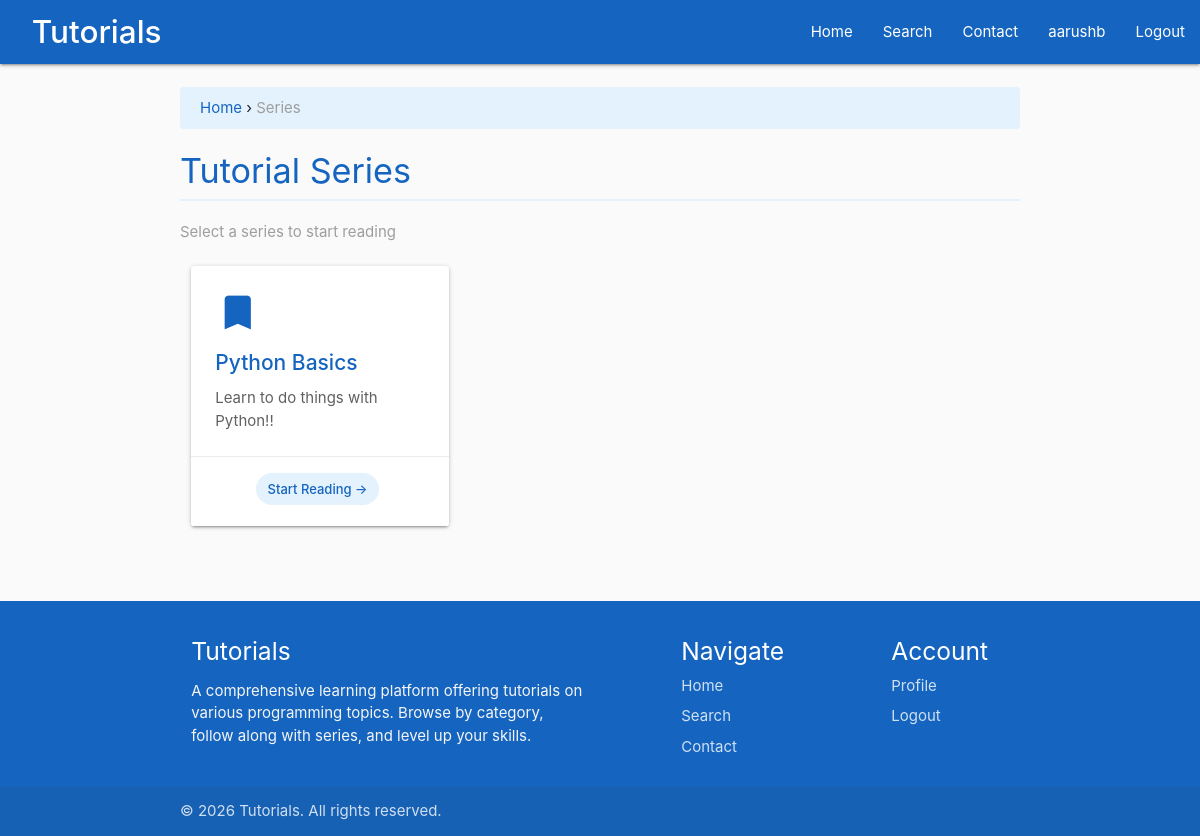
Page /Python-Fundamentals (signed in) on the committed database.
### main/models.py (models this page shows, shortened)
class TutorialSeries(models.Model):
	tutorial_series = models.CharField(max_length=200)
	tutorial_category = models.ForeignKey(TutorialCategory,
										  default=1,
										  verbose_name="Category",
										  on_delete=models.SET_DEFAULT)
	series_summary = models.CharField(max_length=200)
	class Meta:
		verbose_name_plural = "Series"

### main/views.py (the view, shortened to what this page needs)
# urls.py: path('<single_slug>', views.single_slug, name='single_slug'),
def single_slug(request, single_slug):
	categories = [c.category_slug for c in TutorialCategory.objects.all()]
	if single_slug in categories:
		matching_series = TutorialSeries.objects.filter(tutorial_category__category_slug=single_slug)
		series_urls = {}
		for m in matching_series.all():
			part_one = Tutorial.objects.filter(tutorial_series__tutorial_series=m.tutorial_series).earliest("tutorial_published")
			series_urls[m] = part_one.tutorial_slug
		return render(request,
			          "main/category.html",
			          {"part_ones": series_urls})

### main/templates/main/category.html (shortened to what this page needs)
{% extends 'main/header.html' %}
{% block content %}
<div class="breadcrumb-nav">
    <a href="{% url 'main:homepage' %}">Home</a> &rsaquo; <span class="grey-text">Series</span>
</div>
<h4 class="section-title">Tutorial Series</h4>
<p class="grey-text">Select a series to start reading</p>
<div class="row">
    {% for tut, partone in part_ones.items %}
        <div class="col s12 m6 l4">
            <a href="/{{ partone }}" style="color: #000;">
                <div class="card hoverable category-card">
                    <div class="card-content">
                        <i class="material-icons">bookmark</i>
                        <span class="card-title">{{ tut.tutorial_series }}</span>
                        <p>{{ tut.series_summary }}</p>
                    </div>
                    <div class="card-action center-align">
                        <span class="chip category-chip">Start Reading &rarr;</span>
                    </div>
                </div>
            </a>
        </div>
    {% empty %}
        <div class="col s12 center-align">
            <p class="grey-text">No series available in this category yet.</p>
        </div>
    {% endfor %}
</div>
{% endblock %}

### main/templates/main/includes/navbar.html (shortened to what this page needs)
<nav>
    <div class="nav-wrapper">
        <a href="{% url 'main:homepage' %}" class="brand-logo">&nbsp; Tutorials</a>
        <ul id="nav-mobile" class="right hide-on-med-and-down">
            <li><a href="{% url 'main:homepage' %}">Home</a></li>
            <li><a href="{% url 'main:search' %}">Search</a></li>
            <li><a href="{% url 'main:contact' %}">Contact</a></li>
            {% if user.is_authenticated %}
                <li><a href="{% url 'main:account' %}">{{ user.username }}</a></li>
                <li><a href="{% url 'main:logout' %}">Logout</a></li>
            {% else %}
                <li><a href="{% url 'main:register' %}">Register</a></li>
                <li><a href="{% url 'main:login' %}">Login</a></li>
            {% endif %}
        </ul>
    </div>
</nav>

### main/static/main/css/style.css (style rules this page uses)
body { display: flex; min-height: 100vh; flex-direction: column; background-color: #fafafa; }
a { color: #1565c0; }
nav { background-color: #1565c0; }
nav .brand-logo { padding-left: 15px; font-weight: 500; }
nav ul li a { font-weight: 400; }
.card { border-radius: 4px; transition: box-shadow 0.3s ease, transform 0.2s ease; }
.card .card-title { font-weight: 500; color: #1565c0; }
.card .card-content p { color: #616161; }
.category-card .card-content { padding: 24px; }
.category-card .card-title { font-size: 1.4rem; margin-bottom: 8px; }
.category-card i.material-icons { font-size: 3rem; color: #1565c0; margin-bottom: 12px; display: block; }
.section-title { color: #1565c0; font-weight: 400; margin-bottom: 20px; padding-bottom: 10px; border-bottom: 2px solid #e3f2fd; }
.breadcrumb-nav { background-color: #e3f2fd; padding: 10px 20px; border-radius: 4px; margin-bottom: 20px; }
.breadcrumb-nav a { color: #1565c0; }
.chip.category-chip { background-color: #e3f2fd; color: #1565c0; }

### rows in the picture
TutorialSeries: tutorial_series "Python Basics", series_summary "Learn to do things with Python!!"

### other values in the picture
{{ user.username }} "aarushb"
